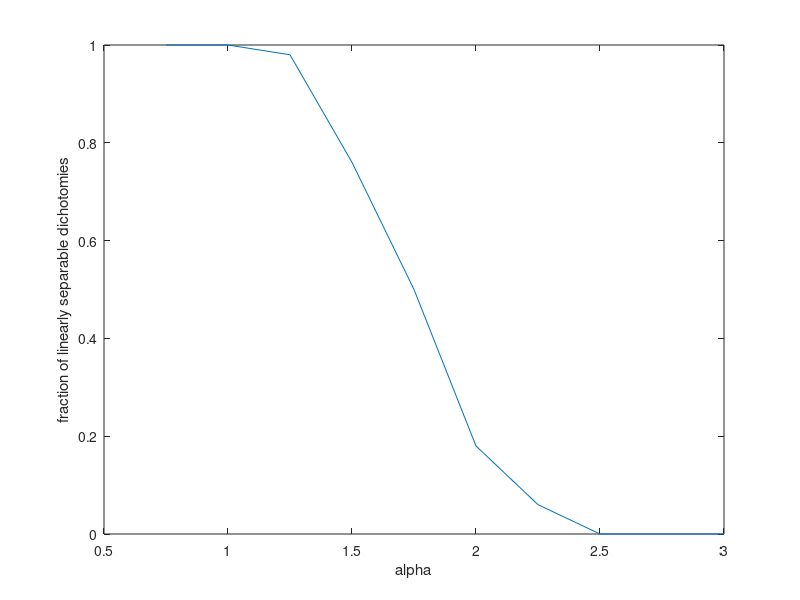

MATLAB code for this plot:
clear all
close all
rng default                             % set seed

N = 20;                                 % dimension of feature vectors
nmax = 100;                             % maximum number of epochs
nD = 50;                                % number of dichotomies

alpha_min = 0.75;                       % specify values of alpha
alpha_max = 3;
d_alpha = .25;

alphaList = alpha_min:d_alpha:alpha_max;

Qls = [];


for alpha = alphaList
    P = round(alpha * N);                   % number of feature vectors

    nsucc = 0;                              % number of successful runs

    for dichotomy = 1:nD                    % repeat for nD dichotomies

        data = randn(N, P);                     % draw ND-data from N(0, I)
        labels = 1 - 2 * randi([0, 1], 1, P);   % generate labels

        w = zeros(N, 1);                        % initial weights
        solution = 0;                           % reset

        for epoch = 1:nmax
            for example = 1:P
                E = w' * data .* labels;        % determine local potentials

                solution = prod(E > 0);         % 1 iff [each component of E] > 1 
                if (solution)                   % stop if a solution is found
                    break
                end

                if (E(example) <= 0)            % update w
                    w = w + data(:, example) * labels(example);
                end
            end

            if (solution)
                break
            end
        end

        nsucc = nsucc + solution;
    end

    Qls = [Qls, nsucc / nD];            % convert to fraction and add to Qls
end

figure
plot(alphaList, Qls, '-')
xlabel("alpha")
ylabel("fraction of linearly separable dichotomies")